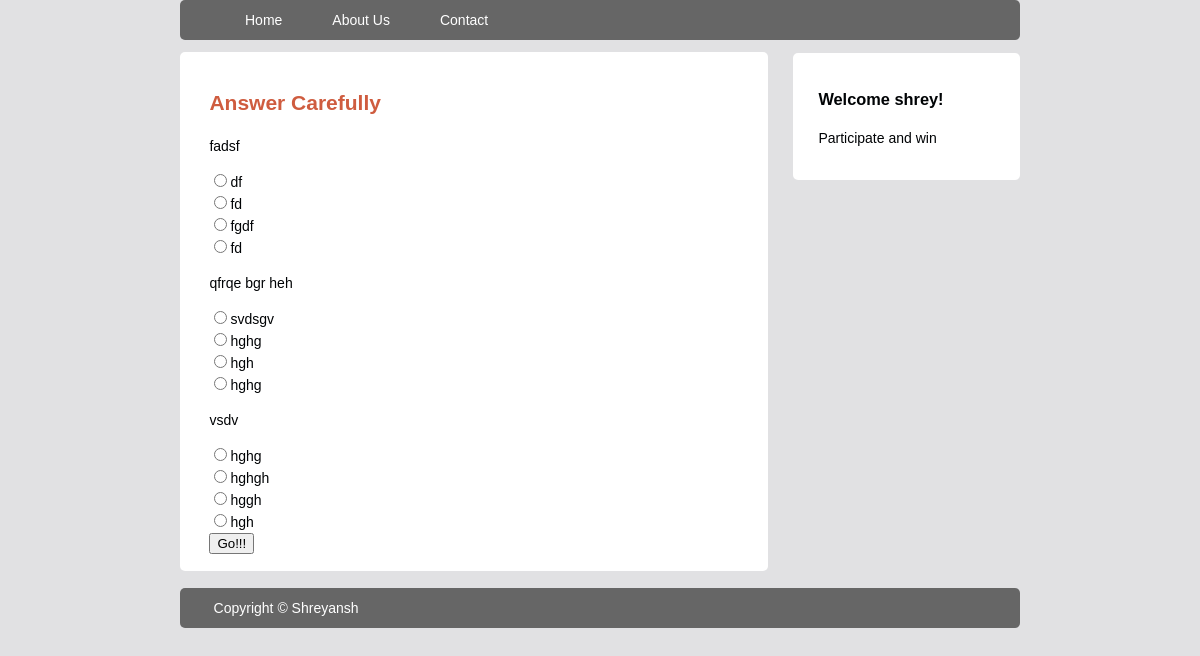
Page /quiz.php?input=mamquests (signed in) on the committed database.
### tables this page shows
CREATE TABLE IF NOT EXISTS `mamquests` (
  `qnum` int(11) DEFAULT NULL,
  `question` text,
  `option1` text,
  `option2` text,
  `option3` text,
  `option4` text,
  `answer` int(11) DEFAULT NULL
);

### quiz.php (the view, shortened to what this page needs)
<!DOCTYPE html>
<html lang="en">
<head>
	<link rel="stylesheet" type="text/css" href="style.css"/>
</head>
<body class="body">
	<?php
	include('head.php');
	?>
	<div id="mainContent">
		<div class="content">
			<article class="topContent">
			<header><h2><a href="#" title="First Post">Answer Carefully</a></h2></header>
				<content>
					<?php
if(isset($_SESSION['SESS_MEMBER_ID']))
			{
				?>
				<?php
					$name=$_SESSION['SESS_MEMBER_ID'];
	$table=$_GET["input"];
	$query="select * from ".$table;
	?>
<form name="input" action="checkanswers.php" method="post">
<?php
	if($query_run=mysql_query($query))
	{
		while($query_row=mysql_fetch_assoc($query_run))
		{
			$x=$query_row['qnum'];
			echo '
				<p>'.$query_row['question'].'</p>
				<input type="radio" name="';echo 'q'.$x; echo '" value="1">'.$query_row['option1'].'<br>
				<input type="radio" name="';echo 'q'.$x; echo '" value="2">'.$query_row['option2'].'<br>
				<input type="radio" name="';echo 'q'.$x; echo '" value="3">'.$query_row['option3'].'<br>
				<input type="radio" name="';echo 'q'.$x; echo '" value="4">'.$query_row['option4'].'<br>
			';
		}
	}
}
?>
<input type="submit" value="Go!!!">
</form>
				</content>
			</article>
		</div>
	</div>
	<aside class="top-sidebar">
		<article>
			<h2><?php echo '<h1>Welcome '.$name.'!</h1>';?></h2>
			<p>Participate and win</p>
		</article>
	</aside>
	<footer class="mainFooter">
		<p>Copyright &copy; Shreyansh</p>
	</footer>
</body>
</html>

### style.css (style rules this page uses)
body { color:#000305; font-size:87.5%; font-family:Arial,'Lucida Sans Unicode'; line-height:1.5; text-align:left; background-color:#E1E1E3; }
a { text-decoration:none; }
a:link,a:visited { color:#CF5C3F; }
.body { margin:0 auto; width:70%; clear:both; }
.content { width:70%; float:left; }
.topContent { background-color:white; border-radius:5px; -moz-border-radius:5px; -webkit-border-radius:5px; padding:3% 5%; margin-top:2%; }
.top-sidebar { width:21%; float:left; background-color:#FFF; border-radius:5px; -moz-border-radius:5px; -webkit-border-radius:5px; margin-left:3%; margin-bottom:2%; margin-top:1.5%; padding:2% 3%; }
.mainFooter { width:100%; float:left; border-radius:5px; -moz-border-radius:5px; -webkit-border-radius:5px; background-color:#666; margin-top:2%; margin-bottom:2%; height:40px; }
.mainFooter p { width:92%; margin:10px auto; color:white; }

### rows in the picture
mamquests: question "fadsf", option1 "df", option2 "fd", option3 "fgdf", option4 "fd"
mamquests: question "qfrqe bgr heh", option1 "svdsgv", option2 "hghg", option3 "hgh", option4 "hghg"
mamquests: question "vsdv", option1 "hghg", option2 "hghgh", option3 "hggh", option4 "hgh"

### other values in the picture
$name "shrey"
